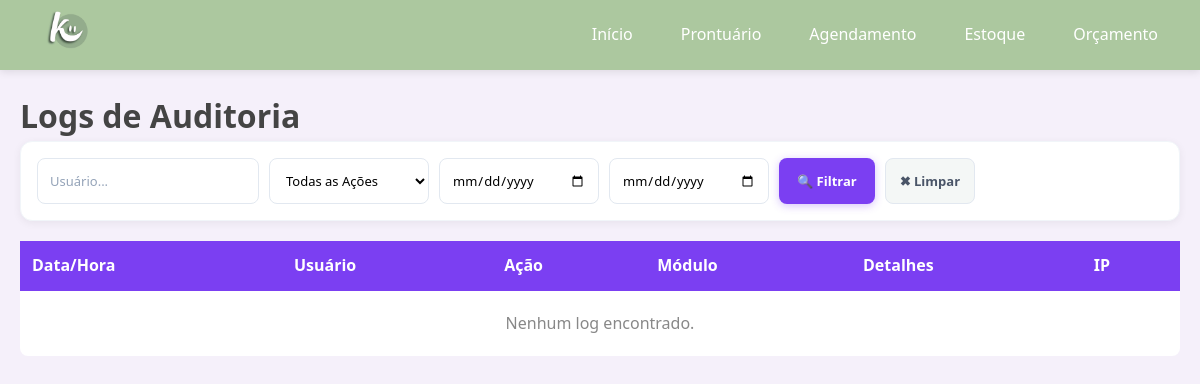
/logs.php (signed in), run on an earlier commit of the app's database.
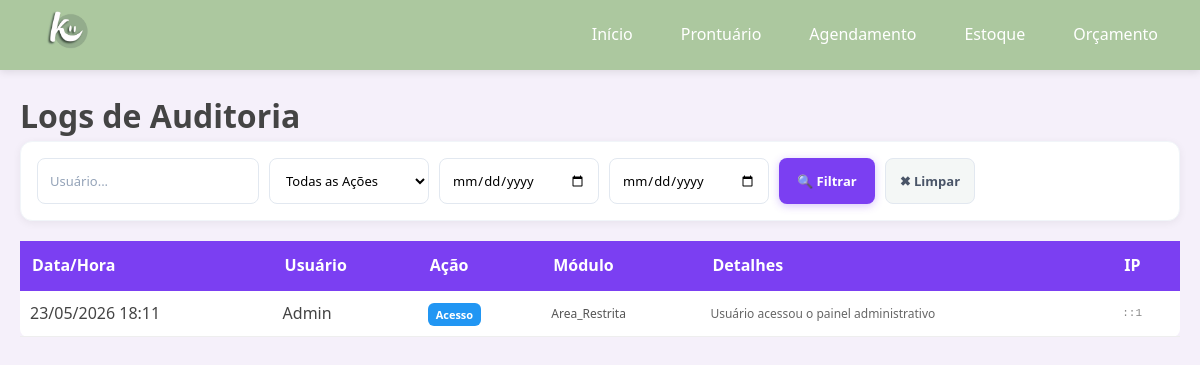
And on a later commit of the database.
### tables this page shows
CREATE TABLE `logs` (
  `id` int(11) NOT NULL,
  `usuario` varchar(100) DEFAULT 'Sistema',
  `acao` varchar(50) NOT NULL,
  `tabela` varchar(50) DEFAULT NULL,
  `registro_id` int(11) DEFAULT NULL,
  `detalhes` text DEFAULT NULL,
  `ip` varchar(45) DEFAULT NULL,
  `created_at` timestamp NOT NULL DEFAULT current_timestamp()
);

### logs.php (the view, shortened to what this page needs)
<?php
require_once 'conexao/conexao.php';
$busca_usuario = trim($_GET['busca_usuario'] ?? '');
$data_ini      = $_GET['data_ini'] ?? '';
$data_fim      = $_GET['data_fim'] ?? '';
$params = [];
$sql = "SELECT * FROM logs";
$sql .= " ORDER BY id DESC LIMIT 100";
$stmt = $pdo->prepare($sql);
$stmt->execute($params);
$logs = $stmt->fetchAll();
?>
<!DOCTYPE html>
<html lang="pt-BR">
<head>
    <link rel="stylesheet" href="css/navbar.css">
    <link rel="stylesheet" href="css/prontuarios.css">
</head>
<body>
    <?php include 'navbar.php'; ?>
    <div class="container">
        <h1> Logs de Auditoria</h1>
        <div class="filter-bar">
            <form method="GET" class="filter-form">
                <input type="text" name="busca_usuario" placeholder="Usuário..." value="<?= htmlspecialchars($busca_usuario) ?>">
                <select name="filtro_acao">
                    <option value="">Todas as Ações</option>
                </select>
                <input type="date" name="data_ini" value="<?= htmlspecialchars($data_ini) ?>">
                <input type="date" name="data_fim" value="<?= htmlspecialchars($data_fim) ?>">
                <button type="submit" class="btn-filter">🔍 Filtrar</button>
                <a href="logs.php" class="btn-reset">✖ Limpar</a>
            </form>
        </div>
        <div class="tabela-estoque" style="overflow-x: auto;">
            <table style="width: 100%; border-collapse: collapse; background: #fff; border-radius: 8px;">
                <thead>
                    <tr style="background: #7b3ff2; color: #fff;">
                        <th style="padding: 12px; text-align: left;">Data/Hora</th>
                        <th style="padding: 12px; text-align: left;">Usuário</th>
                        <th style="padding: 12px; text-align: left;">Ação</th>
                        <th style="padding: 12px; text-align: left;">Módulo</th>
                        <th style="padding: 12px; text-align: left;">Detalhes</th>
                        <th style="padding: 12px; text-align: left;">IP</th>
                    </tr>
                </thead>
                <tbody>
                    <?php if (empty($logs)): ?>
                        <tr>
                            <td colspan="6" style="padding: 20px; text-align: center; color: #888;">Nenhum log encontrado.</td>
                        </tr>
                    <?php else: ?>
                        <?php foreach ($logs as $log):
                            $badge_class = 'bg-login';
                        ?>
                            <tr style="border-bottom: 1px solid #eee;">
                                <td style="padding: 10px; white-space: nowrap;">
                                    <?= date('d/m/Y H:i', strtotime($log['created_at'])) ?>
                                </td>
                                <td style="padding: 10px; font-weight: 500;"><?= htmlspecialchars($log['usuario']) ?></td>
                                <td style="padding: 10px;">
                                    <span class="badge-acao <?= $badge_class ?>"><?= htmlspecialchars($log['acao']) ?></span>
                                </td>
                                <td style="padding: 10px; font-size: 12px; color: #555;"><?= htmlspecialchars($log['tabela'] ?? '—') ?></td>
                                <td style="padding: 10px;">
                                    <div class="detalhes-text" title="<?= htmlspecialchars($log['detalhes']) ?>">
                                        <?= htmlspecialchars($log['detalhes']) ?>
                                    </div>
                                </td>
                                <td style="padding: 10px; font-family: monospace; font-size: 11px; color: #888;">
                                    <?= htmlspecialchars($log['ip']) ?>
                                </td>
                            </tr>
                        <?php endforeach; ?>
                    <?php endif; ?>
                </tbody>
            </table>
        </div>
    </div>
</body>
</html>

What changed in the data, as far as the page shows it:
added logs: created_at "23/05/2026 18:11", usuario "Admin", acao "Acesso", tabela "Area_Restrita", detalhes "Usuário acessou o painel administrativo", ip "::1"
Also different on the page:
text no longer shown: "Nenhum log encontrado."
